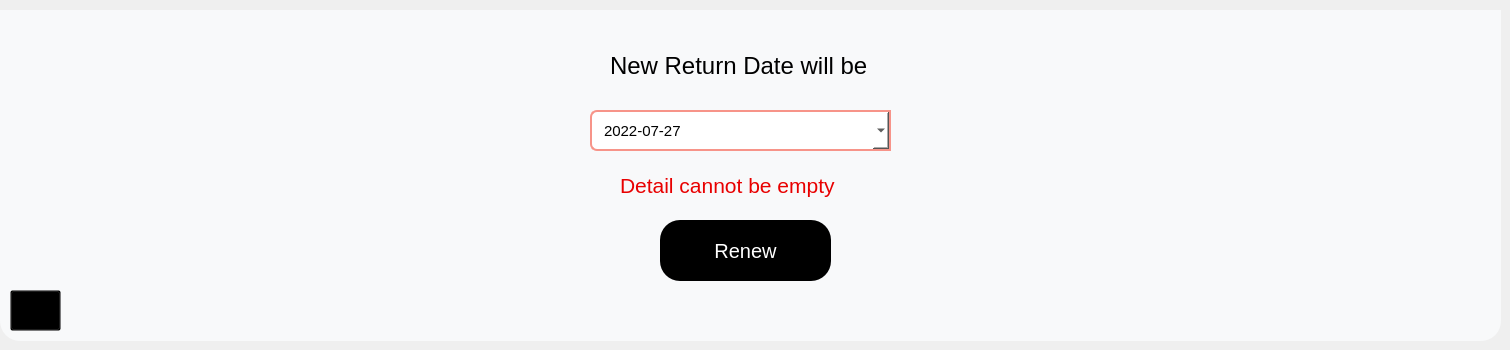
         <widget class="QWidget" name="renewstudp">
          <widget class="QLabel" name="label_37">
           <property name="geometry">
            <rect>
             <x>610</x>
             <y>50</y>
             <width>271</width>
             <height>31</height>
            </rect>
           </property>
           <property name="font">
            <font>
             <pointsize>18</pointsize>
             <weight>50</weight>
             <italic>false</italic>
             <bold>false</bold>
            </font>
           </property>
           <property name="text">
            <string>New Return Date will be</string>
           </property>
          </widget>
          <widget class="QDateEdit" name="renewstddate">
           <property name="geometry">
            <rect>
             <x>590</x>
             <y>110</y>
             <width>301</width>
             <height>41</height>
            </rect>
           </property>
           <property name="font">
            <font>
             <pointsize>11</pointsize>
            </font>
           </property>
           <property name="styleSheet">
            <string notr="true">border-top-left-radius:7px;
border-bottom-left-radius:7px;
background-color: rgb(255, 255, 255);
border:2px solid #F79489;
padding-left:10px;
</string>
           </property>
           <property name="readOnly">
            <bool>true</bool>
           </property>
           <property name="displayFormat">
            <string>yyyy-MM-dd</string>
           </property>
           <property name="calendarPopup">
            <bool>true</bool>
           </property>
           <property name="date">
            <date>
             <year>2022</year>
             <month>7</month>
             <day>27</day>
            </date>
           </property>
          </widget>
          <widget class="QToolButton" name="renewstudbtn">
           <property name="geometry">
            <rect>
             <x>660</x>
             <y>220</y>
             <width>171</width>
             <height>61</height>
            </rect>
           </property>
           <property name="font">
            <font>
             <pointsize>15</pointsize>
            </font>
           </property>
           <property name="styleSheet">
            <string notr="true">QToolButton#renewstudbtn{
background-color: rgb(0, 0, 0);
color: rgb(255, 255, 255);
border-radius:20px;
}
QToolButton#renewstudbtn:hover{
color: rgb(85, 255, 0);
}
QToolButton#renewstudbtn:pressed{
background-color: rgb(85, 255, 0);
color:rgb(0,0,0)
}</string>
           </property>
           <property name="text">
            <string>Renew</string>
           </property>
          </widget>
          <widget class="QToolButton" name="renewstdbcbtn">
           <property name="geometry">
            <rect>
             <x>10</x>
             <y>290</y>
             <width>51</width>
             <height>41</height>
            </rect>
           </property>
           <property name="font">
            <font>
             <pointsize>12</pointsize>
            </font>
           </property>
           <property name="styleSheet">
            <string notr="true">background:transparent;</string>
           </property>
           <property name="text">
            <string/>
           </property>
          </widget>
          <widget class="QLabel" name="returnstudemp_2">
           <property name="geometry">
            <rect>
             <x>620</x>
             <y>160</y>
             <width>251</width>
             <height>51</height>
            </rect>
           </property>
           <property name="font">
            <font>
             <pointsize>16</pointsize>
            </font>
           </property>
           <property name="styleSheet">
            <string notr="true">color: rgb(232, 0, 0);</string>
           </property>
           <property name="inputMethodHints">
            <set>Qt::ImhNone</set>
           </property>
           <property name="text">
            <string>Detail cannot be empty</string>
           </property>
          </widget>
          <widget class="QLabel" name="label_45">
           <property name="geometry">
            <rect>
             <x>0</x>
             <y>10</y>
             <width>1501</width>
             <height>331</height>
            </rect>
           </property>
           <property name="font">
            <font>
             <family>MS Shell Dlg 2</family>
             <pointsize>25</pointsize>
             <weight>50</weight>
             <italic>false</italic>
             <bold>false</bold>
            </font>
           </property>
           <property name="styleSheet">
            <string notr="true">background-color:rgb(248, 249, 250);
border:none;
border-bottom-left-radius:20px;
border-bottom-right-radius:20px;</string>
           </property>
           <property name="text">
            <string/>
           </property>
           <property name="alignment">
            <set>Qt::AlignCenter</set>
           </property>
          </widget>
          <zorder>label_45</zorder>
          <zorder>label_37</zorder>
          <zorder>renewstddate</zorder>
          <zorder>renewstudbtn</zorder>
          <zorder>renewstdbcbtn</zorder>
          <zorder>returnstudemp_2</zorder>
         </widget>
